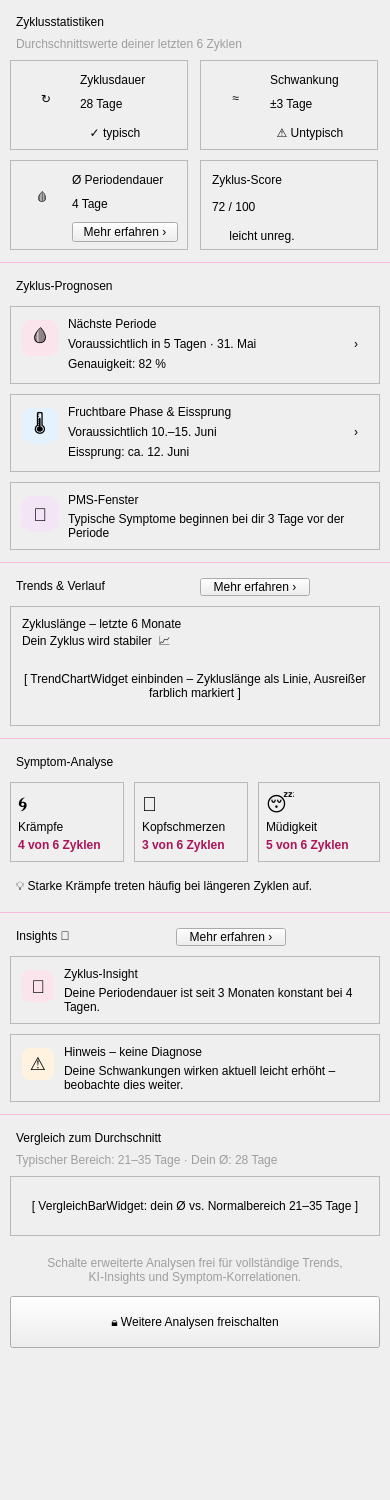
   <widget class="QWidget" name="scrollContents">
    <property name="geometry"><rect><x>0</x><y>0</y><width>390</width><height>1500</height></rect></property>

    <!-- ════ ZYKLUSSTATISTIKEN ════ -->
    <widget class="QLabel" name="lblSekStatistiken">
     <property name="geometry"><rect><x>16</x><y>10</y><width>200</width><height>24</height></rect></property>
     <property name="text"><string>Zyklusstatistiken</string></property>
    </widget>
    <widget class="QLabel" name="lblStatistikSub">
     <property name="geometry"><rect><x>16</x><y>36</y><width>360</width><height>16</height></rect></property>
     <property name="styleSheet"><string>color:#9E9E9E;font-size:12px;background:transparent;</string></property>
     <property name="text"><string>Durchschnittswerte deiner letzten 6 Zyklen</string></property>
    </widget>

    <!-- Karte: Zyklusdauer -->
    <widget class="QFrame" name="cardZyklusDauer">
     <property name="geometry"><rect><x>10</x><y>60</y><width>178</width><height>90</height></rect></property>
     <property name="frameShape"><enum>QFrame::StyledPanel</enum></property>
     <widget class="QLabel" name="ringZyklusDauer">
      <property name="geometry"><rect><x>10</x><y>12</y><width>52</width><height>52</height></rect></property>
      <property name="text"><string>↻</string></property>
      <property name="alignment"><set>Qt::AlignCenter</set></property>
     </widget>
     <widget class="QLabel" name="lblZyklusDauerTitle">
      <property name="geometry"><rect><x>70</x><y>12</y><width>100</width><height>16</height></rect></property>
      <property name="text"><string>Zyklusdauer</string></property>
     </widget>
     <widget class="QLabel" name="lblZyklusDauerWert">
      <property name="geometry"><rect><x>70</x><y>30</y><width>100</width><height>28</height></rect></property>
      <property name="text"><string>28 Tage</string></property>
     </widget>
     <widget class="QLabel" name="badgeTypisch">
      <property name="geometry"><rect><x>70</x><y>62</y><width>70</width><height>20</height></rect></property>
      <property name="text"><string>✓ typisch</string></property>
      <property name="alignment"><set>Qt::AlignCenter</set></property>
     </widget>
    </widget>

    <!-- Karte: Schwankung -->
    <widget class="QFrame" name="cardSchwankung">
     <property name="geometry"><rect><x>200</x><y>60</y><width>178</width><height>90</height></rect></property>
     <property name="frameShape"><enum>QFrame::StyledPanel</enum></property>
     <widget class="QLabel" name="ringSchwankung">
      <property name="geometry"><rect><x>10</x><y>12</y><width>52</width><height>52</height></rect></property>
      <property name="text"><string>≈</string></property>
      <property name="alignment"><set>Qt::AlignCenter</set></property>
     </widget>
     <widget class="QLabel" name="lblSchwankungTitle">
      <property name="geometry"><rect><x>70</x><y>12</y><width>100</width><height>16</height></rect></property>
      <property name="text"><string>Schwankung</string></property>
     </widget>
     <widget class="QLabel" name="lblSchwankungWert">
      <property name="geometry"><rect><x>70</x><y>30</y><width>100</width><height>28</height></rect></property>
      <property name="text"><string>±3 Tage</string></property>
     </widget>
     <widget class="QLabel" name="badgeUntypisch">
      <property name="geometry"><rect><x>70</x><y>62</y><width>80</width><height>20</height></rect></property>
      <property name="text"><string>⚠ Untypisch</string></property>
      <property name="alignment"><set>Qt::AlignCenter</set></property>
     </widget>
    </widget>

    <!-- Karte: Periodendauer -->
    <widget class="QFrame" name="cardPeriodeDauer">
     <property name="geometry"><rect><x>10</x><y>160</y><width>178</width><height>90</height></rect></property>
     <property name="frameShape"><enum>QFrame::StyledPanel</enum></property>
     <widget class="QLabel" name="ringPeriode">
      <property name="geometry"><rect><x>10</x><y>16</y><width>44</width><height>44</height></rect></property>
      <property name="text"><string>🩸</string></property>
      <property name="alignment"><set>Qt::AlignCenter</set></property>
     </widget>
     <widget class="QLabel" name="lblPeriodeDauerTitle">
      <property name="geometry"><rect><x>62</x><y>12</y><width>110</width><height>16</height></rect></property>
      <property name="text"><string>Ø Periodendauer</string></property>
     </widget>
     <widget class="QLabel" name="lblPeriodeDauerWert">
      <property name="geometry"><rect><x>62</x><y>30</y><width>100</width><height>28</height></rect></property>
      <property name="text"><string>4 Tage</string></property>
     </widget>
     <widget class="QPushButton" name="btnMehrPeriode">
      <property name="geometry"><rect><x>62</x><y>62</y><width>106</width><height>20</height></rect></property>
      <property name="cursor"><cursorShape>PointingHandCursor</cursorShape></property>
      <property name="text"><string>Mehr erfahren ›</string></property>
     </widget>
    </widget>

    <!-- Karte: Score -->
    <widget class="QFrame" name="cardScore">
     <property name="geometry"><rect><x>200</x><y>160</y><width>178</width><height>90</height></rect></property>
     <property name="frameShape"><enum>QFrame::StyledPanel</enum></property>
     <widget class="QLabel" name="lblScoreTitle">
      <property name="geometry"><rect><x>12</x><y>12</y><width>150</width><height>16</height></rect></property>
      <property name="text"><string>Zyklus-Score</string></property>
     </widget>
     <widget class="QLabel" name="lblScoreWert">
      <property name="geometry"><rect><x>12</x><y>30</y><width>120</width><height>34</height></rect></property>
      <property name="text"><string>72 / 100</string></property>
     </widget>
     <widget class="QLabel" name="badgeStabil">
      <property name="geometry"><rect><x>12</x><y>66</y><width>100</width><height>20</height></rect></property>
      <property name="text"><string>leicht unreg.</string></property>
      <property name="alignment"><set>Qt::AlignCenter</set></property>
     </widget>
    </widget>

    <!-- Trennlinie -->
    <widget class="QFrame" name="div1">
     <property name="geometry"><rect><x>0</x><y>262</y><width>390</width><height>1</height></rect></property>
     <property name="frameShape"><enum>QFrame::HLine</enum></property>
     <property name="styleSheet"><string notr="true">background:#F8BBD9;max-height:1px;border:none;</string></property>
    </widget>

    <!-- ════ PROGNOSEN ════ -->
    <widget class="QLabel" name="lblSekPrognose">
     <property name="geometry"><rect><x>16</x><y>274</y><width>200</width><height>24</height></rect></property>
     <property name="text"><string>Zyklus-Prognosen</string></property>
    </widget>

    <!-- Karte: Nächste Periode -->
    <widget class="QFrame" name="cardPrognose">
     <property name="geometry"><rect><x>10</x><y>306</y><width>370</width><height>78</height></rect></property>
     <property name="frameShape"><enum>QFrame::StyledPanel</enum></property>
     <widget class="QLabel" name="lblPrognoseIcon">
      <property name="geometry"><rect><x>12</x><y>14</y><width>36</width><height>36</height></rect></property>
      <property name="styleSheet"><string>background:#FCE4EC;border-radius:10px;font-size:18px;</string></property>
      <property name="text"><string>🩸</string></property>
      <property name="alignment"><set>Qt::AlignCenter</set></property>
     </widget>
     <widget class="QLabel" name="lblPrognoseTitle">
      <property name="geometry"><rect><x>58</x><y>10</y><width>260</width><height>16</height></rect></property>
      <property name="text"><string>Nächste Periode</string></property>
     </widget>
     <widget class="QLabel" name="lblPrognoseWert">
      <property name="geometry"><rect><x>58</x><y>28</y><width>280</width><height>20</height></rect></property>
      <property name="text"><string>Voraussichtlich in 5 Tagen · 31. Mai</string></property>
     </widget>
     <widget class="QLabel" name="lblPrognoseGenau">
      <property name="geometry"><rect><x>58</x><y>50</y><width>200</width><height>16</height></rect></property>
      <property name="text"><string>Genauigkeit: 82 %</string></property>
     </widget>
     <widget class="QLabel" name="lblPfeil3">
      <property name="geometry"><rect><x>344</x><y>28</y><width>20</width><height>20</height></rect></property>
      <property name="text"><string>›</string></property>
     </widget>
    </widget>

    <!-- Karte: Fruchtbare Phase -->
    <widget class="QFrame" name="cardEissprung">
     <property name="geometry"><rect><x>10</x><y>394</y><width>370</width><height>78</height></rect></property>
     <property name="frameShape"><enum>QFrame::StyledPanel</enum></property>
     <widget class="QLabel" name="lblEissprungIcon">
      <property name="geometry"><rect><x>12</x><y>14</y><width>36</width><height>36</height></rect></property>
      <property name="styleSheet"><string>background:#E3F2FD;border-radius:10px;font-size:18px;</string></property>
      <property name="text"><string>🌡️</string></property>
      <property name="alignment"><set>Qt::AlignCenter</set></property>
     </widget>
     <widget class="QLabel" name="lblEissprungTitle">
      <property name="geometry"><rect><x>58</x><y>10</y><width>280</width><height>16</height></rect></property>
      <property name="text"><string>Fruchtbare Phase &amp; Eissprung</string></property>
     </widget>
     <widget class="QLabel" name="lblEissprungWert">
      <property name="geometry"><rect><x>58</x><y>28</y><width>280</width><height>20</height></rect></property>
      <property name="text"><string>Voraussichtlich 10.–15. Juni</string></property>
     </widget>
     <widget class="QLabel" name="lblEissprungInfo">
      <property name="geometry"><rect><x>58</x><y>50</y><width>260</width><height>16</height></rect></property>
      <property name="text"><string>Eissprung: ca. 12. Juni</string></property>
     </widget>
     <widget class="QLabel" name="lblPfeil4">
      <property name="geometry"><rect><x>344</x><y>28</y><width>20</width><height>20</height></rect></property>
      <property name="text"><string>›</string></property>
     </widget>
    </widget>

    <!-- Karte: PMS -->
    <widget class="QFrame" name="cardPMS">
     <property name="geometry"><rect><x>10</x><y>482</y><width>370</width><height>68</height></rect></property>
     <property name="frameShape"><enum>QFrame::StyledPanel</enum></property>
     <widget class="QLabel" name="lblPMSIcon">
      <property name="geometry"><rect><x>12</x><y>14</y><width>36</width><height>36</height></rect></property>
      <property name="styleSheet"><string>background:#F3E5F5;border-radius:10px;font-size:18px;</string></property>
      <property name="text"><string>🌙</string></property>
      <property name="alignment"><set>Qt::AlignCenter</set></property>
     </widget>
     <widget class="QLabel" name="lblPMSTitle">
      <property name="geometry"><rect><x>58</x><y>10</y><width>200</width><height>16</height></rect></property>
      <property name="text"><string>PMS-Fenster</string></property>
     </widget>
     <widget class="QLabel" name="lblPMSWert">
      <property name="geometry"><rect><x>58</x><y>28</y><width>300</width><height>32</height></rect></property>
      <property name="text"><string>Typische Symptome beginnen bei dir 3 Tage vor der Periode</string></property>
      <property name="wordWrap"><bool>true</bool></property>
     </widget>
    </widget>

    <!-- Trennlinie -->
    <widget class="QFrame" name="div2">
     <property name="geometry"><rect><x>0</x><y>562</y><width>390</width><height>1</height></rect></property>
     <property name="frameShape"><enum>QFrame::HLine</enum></property>
     <property name="styleSheet"><string notr="true">background:#F8BBD9;max-height:1px;border:none;</string></property>
    </widget>

    <!-- ════ TRENDS ════ -->
    <widget class="QLabel" name="lblSekTrend">
     <property name="geometry"><rect><x>16</x><y>574</y><width>180</width><height>24</height></rect></property>
     <property name="text"><string>Trends &amp; Verlauf</string></property>
    </widget>
    <widget class="QPushButton" name="btnMehrTrend">
     <property name="geometry"><rect><x>200</x><y>578</y><width>110</width><height>18</height></rect></property>
     <property name="cursor"><cursorShape>PointingHandCursor</cursorShape></property>
     <property name="text"><string>Mehr erfahren ›</string></property>
    </widget>

    <widget class="QFrame" name="cardTrend">
     <property name="geometry"><rect><x>10</x><y>606</y><width>370</width><height>120</height></rect></property>
     <property name="frameShape"><enum>QFrame::StyledPanel</enum></property>
     <widget class="QLabel" name="lblTrendTitle">
      <property name="geometry"><rect><x>12</x><y>10</y><width>300</width><height>16</height></rect></property>
      <property name="text"><string>Zykluslänge – letzte 6 Monate</string></property>
     </widget>
     <widget class="QLabel" name="lblTrendText">
      <property name="geometry"><rect><x>12</x><y>28</y><width>340</width><height>16</height></rect></property>
      <property name="text"><string>Dein Zyklus wird stabiler  📈</string></property>
     </widget>
     <widget class="QLabel" name="lblTrendChart">
      <property name="geometry"><rect><x>12</x><y>50</y><width>346</width><height>60</height></rect></property>
      <property name="text"><string>[ TrendChartWidget einbinden – Zykluslänge als Linie, Ausreißer farblich markiert ]</string></property>
      <property name="alignment"><set>Qt::AlignCenter</set></property>
      <property name="wordWrap"><bool>true</bool></property>
     </widget>
    </widget>

    <!-- Trennlinie -->
    <widget class="QFrame" name="div3">
     <property name="geometry"><rect><x>0</x><y>738</y><width>390</width><height>1</height></rect></property>
     <property name="frameShape"><enum>QFrame::HLine</enum></property>
     <property name="styleSheet"><string notr="true">background:#F8BBD9;max-height:1px;border:none;</string></property>
    </widget>

    <!-- ════ SYMPTOM-ANALYSE ════ -->
    <widget class="QLabel" name="lblSekSymptome">
     <property name="geometry"><rect><x>16</x><y>750</y><width>200</width><height>24</height></rect></property>
     <property name="text"><string>Symptom-Analyse</string></property>
    </widget>

    <widget class="QFrame" name="cardSymptom1">
     <property name="geometry"><rect><x>10</x><y>782</y><width>114</width><height>80</height></rect></property>
     <property name="frameShape"><enum>QFrame::StyledPanel</enum></property>
     <widget class="QLabel" name="lblSymptom1Icon">
      <property name="geometry"><rect><x>8</x><y>8</y><width>28</width><height>28</height></rect></property>
      <property name="styleSheet"><string>font-size:20px;background:transparent;</string></property>
      <property name="text"><string>🌀</string></property>
     </widget>
     <widget class="QLabel" name="lblSymptom1Title">
      <property name="geometry"><rect><x>8</x><y>38</y><width>98</width><height>14</height></rect></property>
      <property name="text"><string>Krämpfe</string></property>
     </widget>
     <widget class="QLabel" name="lblSymptom1Text">
      <property name="geometry"><rect><x>8</x><y>54</y><width>98</width><height>18</height></rect></property>
      <property name="styleSheet"><string>color:#AD1457;font-size:12px;font-weight:bold;background:transparent;</string></property>
      <property name="text"><string>4 von 6 Zyklen</string></property>
     </widget>
    </widget>

    <widget class="QFrame" name="cardSymptom2">
     <property name="geometry"><rect><x>134</x><y>782</y><width>114</width><height>80</height></rect></property>
     <property name="frameShape"><enum>QFrame::StyledPanel</enum></property>
     <widget class="QLabel" name="lblSymptom2Icon">
      <property name="geometry"><rect><x>8</x><y>8</y><width>28</width><height>28</height></rect></property>
      <property name="styleSheet"><string>font-size:20px;background:transparent;</string></property>
      <property name="text"><string>🤕</string></property>
     </widget>
     <widget class="QLabel" name="lblSymptom2Title">
      <property name="geometry"><rect><x>8</x><y>38</y><width>98</width><height>14</height></rect></property>
      <property name="text"><string>Kopfschmerzen</string></property>
     </widget>
     <widget class="QLabel" name="lblSymptom2Text">
      <property name="geometry"><rect><x>8</x><y>54</y><width>98</width><height>18</height></rect></property>
      <property name="styleSheet"><string>color:#AD1457;font-size:12px;font-weight:bold;background:transparent;</string></property>
      <property name="text"><string>3 von 6 Zyklen</string></property>
     </widget>
    </widget>

    <widget class="QFrame" name="cardSymptom3">
     <property name="geometry"><rect><x>258</x><y>782</y><width>122</width><height>80</height></rect></property>
     <property name="frameShape"><enum>QFrame::StyledPanel</enum></property>
     <widget class="QLabel" name="lblSymptom3Icon">
      <property name="geometry"><rect><x>8</x><y>8</y><width>28</width><height>28</height></rect></property>
      <property name="styleSheet"><string>font-size:20px;background:transparent;</string></property>
      <property name="text"><string>😴</string></property>
     </widget>
     <widget class="QLabel" name="lblSymptom3Title">
      <property name="geometry"><rect><x>8</x><y>38</y><width>106</width><height>14</height></rect></property>
      <property name="text"><string>Müdigkeit</string></property>
     </widget>
     <widget class="QLabel" name="lblSymptom3Text">
      <property name="geometry"><rect><x>8</x><y>54</y><width>106</width><height>18</height></rect></property>
      <property name="styleSheet"><string>color:#AD1457;font-size:12px;font-weight:bold;background:transparent;</string></property>
      <property name="text"><string>5 von 6 Zyklen</string></property>
     </widget>
    </widget>

    <widget class="QLabel" name="lblKorrelation">
     <property name="geometry"><rect><x>16</x><y>872</y><width>358</width><height>28</height></rect></property>
     <property name="text"><string>💡 Starke Krämpfe treten häufig bei längeren Zyklen auf.</string></property>
     <property name="wordWrap"><bool>true</bool></property>
    </widget>

    <!-- Trennlinie -->
    <widget class="QFrame" name="div4">
     <property name="geometry"><rect><x>0</x><y>912</y><width>390</width><height>1</height></rect></property>
     <property name="frameShape"><enum>QFrame::HLine</enum></property>
     <property name="styleSheet"><string notr="true">background:#F8BBD9;max-height:1px;border:none;</string></property>
    </widget>

    <!-- ════ INSIGHTS ════ -->
    <widget class="QLabel" name="lblSekInsights">
     <property name="geometry"><rect><x>16</x><y>924</y><width>200</width><height>24</height></rect></property>
     <property name="text"><string>Insights 🌸</string></property>
    </widget>
    <widget class="QPushButton" name="btnMehrInsights">
     <property name="geometry"><rect><x>176</x><y>928</y><width>110</width><height>18</height></rect></property>
     <property name="cursor"><cursorShape>PointingHandCursor</cursorShape></property>
     <property name="text"><string>Mehr erfahren ›</string></property>
    </widget>

    <widget class="QFrame" name="cardInsight1">
     <property name="geometry"><rect><x>10</x><y>956</y><width>370</width><height>68</height></rect></property>
     <property name="frameShape"><enum>QFrame::StyledPanel</enum></property>
     <widget class="QLabel" name="lblInsight1Icon">
      <property name="geometry"><rect><x>12</x><y>14</y><width>32</width><height>32</height></rect></property>
      <property name="styleSheet"><string>font-size:18px;background:#FCE4EC;border-radius:8px;</string></property>
      <property name="text"><string>🔮</string></property>
      <property name="alignment"><set>Qt::AlignCenter</set></property>
     </widget>
     <widget class="QLabel" name="lblInsight1Title">
      <property name="geometry"><rect><x>54</x><y>10</y><width>300</width><height>16</height></rect></property>
      <property name="text"><string>Zyklus-Insight</string></property>
     </widget>
     <widget class="QLabel" name="lblInsight1Text">
      <property name="geometry"><rect><x>54</x><y>28</y><width>306</width><height>32</height></rect></property>
      <property name="text"><string>Deine Periodendauer ist seit 3 Monaten konstant bei 4 Tagen.</string></property>
      <property name="wordWrap"><bool>true</bool></property>
     </widget>
    </widget>

    <widget class="QFrame" name="cardInsight2">
     <property name="geometry"><rect><x>10</x><y>1034</y><width>370</width><height>68</height></rect></property>
     <property name="frameShape"><enum>QFrame::StyledPanel</enum></property>
     <widget class="QLabel" name="lblInsight2Icon">
      <property name="geometry"><rect><x>12</x><y>14</y><width>32</width><height>32</height></rect></property>
      <property name="styleSheet"><string>font-size:18px;background:#FFF3E0;border-radius:8px;</string></property>
      <property name="text"><string>⚠️</string></property>
      <property name="alignment"><set>Qt::AlignCenter</set></property>
     </widget>
     <widget class="QLabel" name="lblInsight2Title">
      <property name="geometry"><rect><x>54</x><y>10</y><width>300</width><height>16</height></rect></property>
      <property name="text"><string>Hinweis – keine Diagnose</string></property>
     </widget>
     <widget class="QLabel" name="lblInsight2Text">
      <property name="geometry"><rect><x>54</x><y>28</y><width>306</width><height>32</height></rect></property>
      <property name="text"><string>Deine Schwankungen wirken aktuell leicht erhöht – beobachte dies weiter.</string></property>
      <property name="wordWrap"><bool>true</bool></property>
     </widget>
    </widget>

    <!-- Trennlinie -->
    <widget class="QFrame" name="div5">
     <property name="geometry"><rect><x>0</x><y>1114</y><width>390</width><height>1</height></rect></property>
     <property name="frameShape"><enum>QFrame::HLine</enum></property>
     <property name="styleSheet"><string notr="true">background:#F8BBD9;max-height:1px;border:none;</string></property>
    </widget>

    <!-- ════ VERGLEICH ════ -->
    <widget class="QLabel" name="lblSekVergleich">
     <property name="geometry"><rect><x>16</x><y>1126</y><width>280</width><height>24</height></rect></property>
     <property name="text"><string>Vergleich zum Durchschnitt</string></property>
    </widget>
    <widget class="QLabel" name="lblVergleichSub">
     <property name="geometry"><rect><x>16</x><y>1152</y><width>360</width><height>16</height></rect></property>
     <property name="styleSheet"><string>color:#9E9E9E;font-size:12px;background:transparent;</string></property>
     <property name="text"><string>Typischer Bereich: 21–35 Tage · Dein Ø: 28 Tage</string></property>
    </widget>
    <widget class="QFrame" name="cardVergleich">
     <property name="geometry"><rect><x>10</x><y>1176</y><width>370</width><height>60</height></rect></property>
     <property name="frameShape"><enum>QFrame::StyledPanel</enum></property>
     <widget class="QLabel" name="lblVergleichBar">
      <property name="geometry"><rect><x>10</x><y>8</y><width>350</width><height>44</height></rect></property>
      <property name="text"><string>[ VergleichBarWidget: dein Ø vs. Normalbereich 21–35 Tage ]</string></property>
      <property name="alignment"><set>Qt::AlignCenter</set></property>
     </widget>
    </widget>

    <!-- Freischalten -->
    <widget class="QLabel" name="lblFreischaltenInfo">
     <property name="geometry"><rect><x>16</x><y>1252</y><width>358</width><height>36</height></rect></property>
     <property name="styleSheet"><string>color:#9E9E9E;font-size:12px;background:transparent;</string></property>
     <property name="text"><string>Schalte erweiterte Analysen frei für vollständige Trends,
KI-Insights und Symptom-Korrelationen.</string></property>
     <property name="alignment"><set>Qt::AlignCenter</set></property>
     <property name="wordWrap"><bool>true</bool></property>
    </widget>
    <widget class="QPushButton" name="btnFreischalten">
     <property name="geometry"><rect><x>10</x><y>1296</y><width>370</width><height>52</height></rect></property>
     <property name="cursor"><cursorShape>PointingHandCursor</cursorShape></property>
     <property name="text"><string>🔒 Weitere Analysen freischalten</string></property>
    </widget>

    <!-- Spacer -->
    <widget class="QLabel" name="lblSpacer">
     <property name="geometry"><rect><x>0</x><y>1360</y><width>390</width><height>60</height></rect></property>
     <property name="text"><string></string></property>
    </widget>

   </widget>
